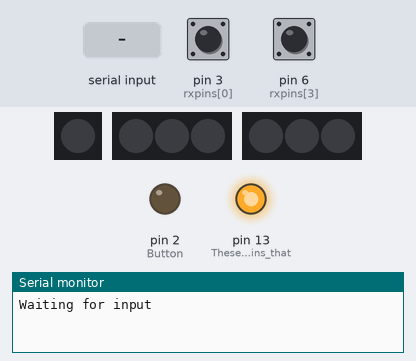
Recording of a sketch running on a simulated Arduino Uno, built with avr-gcc and run on an emulated ATmega328P. Parts: 1 RGB LEDs in strip order, left to right, 2 × 3 RGB LEDs in strip order, left to right, output pins drawn as LEDs (lit = HIGH), the last lines printed to the serial monitor. The test bench sets the inputs (shaded band); at power-on: pin 3 (rxpins[0]) HIGH, pin 6 (rxpins[3]) HIGH. Dim RGB values are drawn brighter than linear; the strip is taken to match the declared colour order.

Above: at 1.2 s.
1.3 s: "1" received over Serial
At 1.65 s:
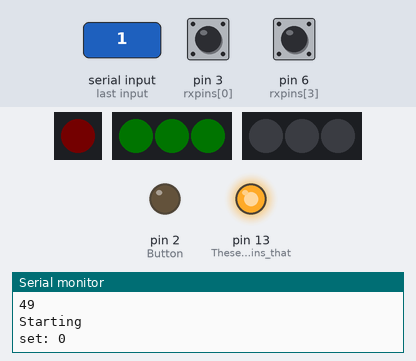
4.3 s: pin 3 (rxpins[0]) pulled LOW for 0.15 s
At 4.97 s:
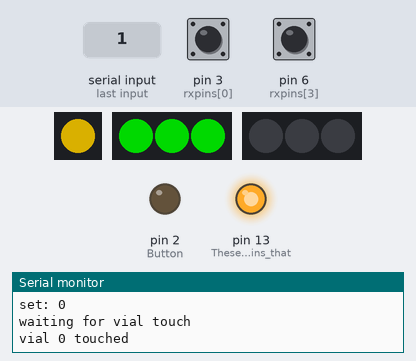
At 5.58 s:
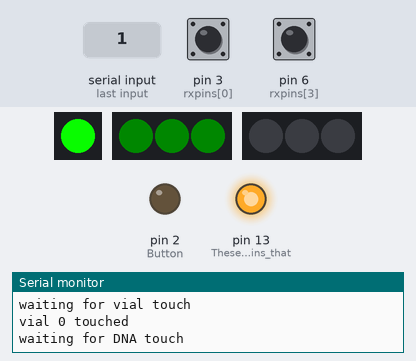
Timing chart, 0 to 13.3 s (numbered marks = the images above; inputs shaded):
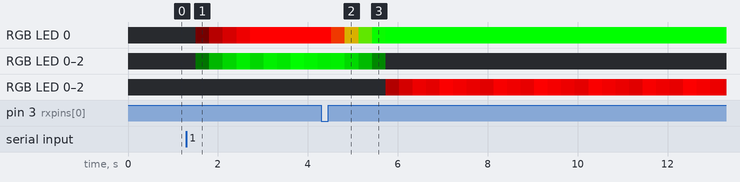

The sketch:

DNA.ino
```cpp
/*
 MOB Expansion 2016615
  Board:  ArduinoR3
  Lighting:
    Test Tubes:       3@  https://www.adafruit.com/product/2226
    DNA Sample Tray:  3@  https://www.adafruit.com/product/1426
    Pipette:          6@  https://www.adafruit.com/product/1938
    Pipette Switch:   1@  https://www.mouser.com/ProductDetail/CK-Components/PNP8E3D2Y03QE/?qs=%2fha2pyFadugSqn7RireNfLBzy61sQP%2fFy5X2XMWh5YRy%2fMPDqMplag%3d%3d
    Monitor Switch:   1@  https://www.mouser.com/ProductDetail/CK-Components/AP4D202TZBE/?qs=%2fha2pyFaduiTlLh%252b9I2UnqgY%2fR780juLpEHFjth5Whnd3I5fQOksOA%3d%3d
Pin Assignments:
D0  RX
D1  TX
D2  Free
D3  Test Tube LH (1) Switch
D4  Test Tube MID (2) Switch
D5  Test Tube RH (3) Switch
D6  DNA Receiver Tray LH (1) Switch
D7  DNA Receiver Tray MID (2) Switch
D8  DNA Receiver Tray RH (3) Switch
D9  Pipette lights
D10 Test Tube lights
D11 DNA Receiver Tray Lights
D12 DNA Receiver Tray Lighted Button
D13 Free
  1.	Screen tells you what to do to start, Pipette lights red and first vial lights green.
  2. Touch stylus to vial while holding button, stylus tip goes from red light to green. vile light turns red.
  3. Touch tray through hole, screen light goes green, stylus light goes red. next vile lights green. Repeat three times (touching all three vials).
  4. Once all wells filled, button light turns on.  Push button to initiate sequence - can see it in tray.
  5. Screen now tells you results, including bar graph.
*/

#include <Adafruit_NeoPixel.h>

Adafruit_NeoPixel pipette = Adafruit_NeoPixel(1, 9, NEO_RGB + NEO_KHZ800);
Adafruit_NeoPixel vial = Adafruit_NeoPixel(3, 10, NEO_GRB + NEO_KHZ800);
Adafruit_NeoPixel DNA = Adafruit_NeoPixel(3, 11, NEO_GRB + NEO_KHZ800);

int rxpins[7]={3,4,5,6,7,8,12};
long unsigned timeout;
int fader;
int dir=1;
int set=3;
int notify=1;

int LEDlightlogic[3][2]={{0,0},
                         {0,1},  //*added for Button LED control 1/4
                         {1,0}}; // this is the logic of each state of the LED

#define TimeOutInSecs 20

void setup() {

  pinMode(2,OUTPUT);  //*added for Button LED control 2/4
  pinMode(13,OUTPUT); // These turn the pins that control the LEDs in to outputs.

  buttonLED(1);      //*added for Button LED control 3/4
                     // This uses the subroutine to turn the LED red

  Serial.begin(9600);
  pipette.begin();  // 6 neodots
  pipette.show();
  vial.begin();  // 3 neosticks(8)
  vial.show();
  DNA.begin();     // 3 jewels (7)
  DNA.show();
  for(int a=0;a<7;a++){
    pinMode(rxpins[a],INPUT_PULLUP);
  }
}

void loop(){

  while(Serial.available()>0){
    Serial.print(Serial.read());  // empty serial buffer
  }
  timeout=millis();  // set the "inactivity timer"

  while((!timer||set==3)&&!Serial.available()>0){ // wait for any serial data
    fader+=dir;
    if(fader>=255){dir=-1;}
    if(fader<=0){dir=1;}
    for(int a=0;a<6;a++){
      pipette.setPixelColor(a,fader,fader,fader);  // this pulses the pipette white,, sorta saying come play with me
    }
    if(notify){   // this is so it only says waiting once
      Serial.println("Waiting for input");
      notify=0;
    }
  }
  delay(200);
  while(Serial.available()>0){
    Serial.print(Serial.read()); // empties the serial buffer
  }
  Serial.println("");
  Serial.println("Starting");
  if(!notify){
    notify=1;  // resets the notify variable
    set=0;     //starts the program at vial LH "0"
  }
  Serial.print("set: ");
  Serial.println(set);


  for(int a=0;a<256;a++){
    setpipette(a,0,0);  //fades the pipette from off to red
    setvial(set,0,a,0); //fades the current vial from off to green
    delay(4);
  }
  timeout=millis();    // resets the timout counter
  fader=127;
  Serial.println("waiting for vial touch");
  while(timer&&digitalRead(rxpins[set])){   //waits until you touch the right vial
    setvial(set,0,fader,0);
    delay(4);
    fader++;
    if(fader>=255){fader=160;}
  }
  Serial.print("vial ");
  Serial.print(set);
  Serial.println(" touched");

  for(int a=0;a<256;a++){
    setpipette(255-a,a,0);  //fades the pipette to green
    setvial(set,0,255-a,0); //fades the vial off
    delay(4);
  }
  timeout=millis();
  fader=0;
  Serial.println("waiting for DNA touch");
  while(timer&&digitalRead(rxpins[set+3])){  //waits for you to touch the right DNA tray
    setDNA(set,fader,0,0);  //fades the DNA tray to red then pulses it
    delay(4);
    fader++;
    if(fader>=255){fader=160;}
  }
  for(int a=0;a<256;a++){
    setpipette(0,255-a,0);  //fades the pipette off
    setDNA(set,255-a,a,0);  //fades the DNA tray from red to green
    delay(4);
  }

  Serial.print("set ");
  Serial.print(set);
  Serial.println(" complete");
  set++;                  //goes to next set off DNA/vials
  if(set==3){
    Serial.println("All complete");
    Serial.println("Now restarting in 8 seconds");
    for(int a=0;a<256;a++){
      for(int b=0;b<3;b++){
        setDNA(b,0,255-a,0);
      }
      delay(28);
    }
  }
}

void buttonLED(int statez){  //*added for Button LED control 4/4
  digitalWrite(2,LEDlightlogic[statez][0]);
  digitalWrite(13,LEDlightlogic[statez][1]);
}

boolean timer(){
  boolean timez=(timeout+(TimeOutInSecs*1000))<millis();
  return(timez);
}

void setpipette(byte rz, byte gz, byte bz){
  for(int a=0;a<6;a++){
    pipette.setPixelColor(a,rz,gz,bz);
  }
  pipette.show();
}
void setDNA(byte poz, byte rz, byte gz, byte bz){
  for(int a=0;a<7;a++){
    DNA.setPixelColor((poz*7)+a,rz,gz,bz);
  }
  DNA.show();
}
void setvial(byte poz, byte rz, byte gz, byte bz){
  for(int a=0;a<8;a++){
    vial.setPixelColor((poz*8)+a,rz,gz,bz);
  }
  vial.show();
}
```
